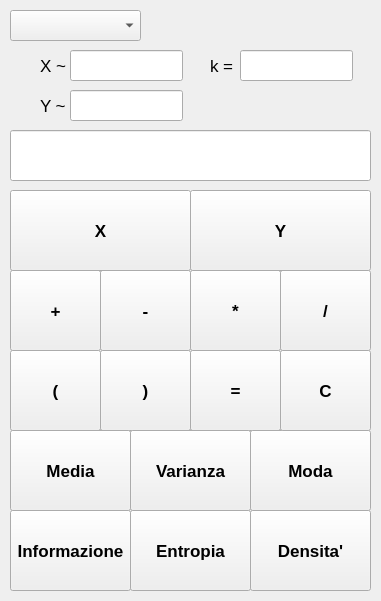
<?xml version="1.0" encoding="UTF-8"?>
<ui version="4.0">
 <class>MainWindow</class>
 <widget class="QMainWindow" name="MainWindow">
  <property name="geometry">
   <rect>
    <x>0</x>
    <y>0</y>
    <width>381</width>
    <height>601</height>
   </rect>
  </property>
  <property name="sizePolicy">
   <sizepolicy hsizetype="Fixed" vsizetype="Fixed">
    <horstretch>0</horstretch>
    <verstretch>0</verstretch>
   </sizepolicy>
  </property>
  <property name="minimumSize">
   <size>
    <width>381</width>
    <height>601</height>
   </size>
  </property>
  <property name="maximumSize">
   <size>
    <width>381</width>
    <height>601</height>
   </size>
  </property>
  <property name="windowTitle">
   <string>Kalc Aleatoria</string>
  </property>
  <property name="styleSheet">
   <string notr="true">MainWindow {background: '#d9d9d9'}</string>
  </property>
  <widget class="QWidget" name="centralWidget">
   <widget class="QComboBox" name="comboBox_tipo">
    <property name="geometry">
     <rect>
      <x>10</x>
      <y>10</y>
      <width>131</width>
      <height>31</height>
     </rect>
    </property>
   </widget>
   <widget class="QLabel" name="label">
    <property name="geometry">
     <rect>
      <x>40</x>
      <y>50</y>
      <width>31</width>
      <height>31</height>
     </rect>
    </property>
    <property name="font">
     <font>
      <pointsize>13</pointsize>
      <italic>false</italic>
     </font>
    </property>
    <property name="text">
     <string>X ~</string>
    </property>
   </widget>
   <widget class="QLabel" name="label_2">
    <property name="geometry">
     <rect>
      <x>40</x>
      <y>90</y>
      <width>31</width>
      <height>31</height>
     </rect>
    </property>
    <property name="font">
     <font>
      <pointsize>13</pointsize>
      <italic>false</italic>
     </font>
    </property>
    <property name="text">
     <string>Y ~</string>
    </property>
   </widget>
   <widget class="QLabel" name="label_3">
    <property name="geometry">
     <rect>
      <x>210</x>
      <y>50</y>
      <width>31</width>
      <height>31</height>
     </rect>
    </property>
    <property name="font">
     <font>
      <pointsize>13</pointsize>
      <italic>false</italic>
     </font>
    </property>
    <property name="text">
     <string>k =</string>
    </property>
   </widget>
   <widget class="QPushButton" name="pushButton_piu">
    <property name="geometry">
     <rect>
      <x>10</x>
      <y>270</y>
      <width>91</width>
      <height>81</height>
     </rect>
    </property>
    <property name="font">
     <font>
      <pointsize>13</pointsize>
      <weight>75</weight>
      <italic>false</italic>
      <bold>true</bold>
     </font>
    </property>
    <property name="styleSheet">
     <string notr="true"/>
    </property>
    <property name="text">
     <string>+</string>
    </property>
   </widget>
   <widget class="QPushButton" name="pushButton_meno">
    <property name="geometry">
     <rect>
      <x>100</x>
      <y>270</y>
      <width>91</width>
      <height>81</height>
     </rect>
    </property>
    <property name="font">
     <font>
      <pointsize>13</pointsize>
      <weight>75</weight>
      <italic>false</italic>
      <bold>true</bold>
     </font>
    </property>
    <property name="text">
     <string>-</string>
    </property>
   </widget>
   <widget class="QPushButton" name="pushButton_per">
    <property name="geometry">
     <rect>
      <x>190</x>
      <y>270</y>
      <width>91</width>
      <height>81</height>
     </rect>
    </property>
    <property name="font">
     <font>
      <pointsize>13</pointsize>
      <weight>75</weight>
      <italic>false</italic>
      <bold>true</bold>
     </font>
    </property>
    <property name="text">
     <string>*</string>
    </property>
   </widget>
   <widget class="QPushButton" name="pushButton_diviso">
    <property name="geometry">
     <rect>
      <x>280</x>
      <y>270</y>
      <width>91</width>
      <height>81</height>
     </rect>
    </property>
    <property name="font">
     <font>
      <pointsize>13</pointsize>
      <weight>75</weight>
      <italic>false</italic>
      <bold>true</bold>
     </font>
    </property>
    <property name="text">
     <string>/</string>
    </property>
   </widget>
   <widget class="QPushButton" name="pushButton_chiusa">
    <property name="geometry">
     <rect>
      <x>100</x>
      <y>350</y>
      <width>91</width>
      <height>81</height>
     </rect>
    </property>
    <property name="font">
     <font>
      <pointsize>13</pointsize>
      <weight>75</weight>
      <italic>false</italic>
      <bold>true</bold>
     </font>
    </property>
    <property name="text">
     <string>)</string>
    </property>
   </widget>
   <widget class="QPushButton" name="pushButton_aperta">
    <property name="geometry">
     <rect>
      <x>10</x>
      <y>350</y>
      <width>91</width>
      <height>81</height>
     </rect>
    </property>
    <property name="font">
     <font>
      <pointsize>13</pointsize>
      <weight>75</weight>
      <italic>false</italic>
      <bold>true</bold>
     </font>
    </property>
    <property name="text">
     <string>(</string>
    </property>
   </widget>
   <widget class="QPushButton" name="pushButton_uguale">
    <property name="geometry">
     <rect>
      <x>190</x>
      <y>350</y>
      <width>91</width>
      <height>81</height>
     </rect>
    </property>
    <property name="font">
     <font>
      <pointsize>13</pointsize>
      <weight>75</weight>
      <italic>false</italic>
      <bold>true</bold>
     </font>
    </property>
    <property name="text">
     <string>=</string>
    </property>
   </widget>
   <widget class="QPushButton" name="pushButton_va">
    <property name="geometry">
     <rect>
      <x>130</x>
      <y>430</y>
      <width>121</width>
      <height>81</height>
     </rect>
    </property>
    <property name="font">
     <font>
      <pointsize>13</pointsize>
      <weight>75</weight>
      <italic>false</italic>
      <bold>true</bold>
     </font>
    </property>
    <property name="text">
     <string>Varianza</string>
    </property>
   </widget>
   <widget class="QPushButton" name="pushButton_me">
    <property name="geometry">
     <rect>
      <x>10</x>
      <y>430</y>
      <width>121</width>
      <height>81</height>
     </rect>
    </property>
    <property name="font">
     <font>
      <pointsize>13</pointsize>
      <weight>75</weight>
      <italic>false</italic>
      <bold>true</bold>
     </font>
    </property>
    <property name="text">
     <string>Media</string>
    </property>
   </widget>
   <widget class="QPushButton" name="pushButton_mo">
    <property name="geometry">
     <rect>
      <x>250</x>
      <y>430</y>
      <width>121</width>
      <height>81</height>
     </rect>
    </property>
    <property name="font">
     <font>
      <pointsize>13</pointsize>
      <weight>75</weight>
      <italic>false</italic>
      <bold>true</bold>
     </font>
    </property>
    <property name="text">
     <string>Moda</string>
    </property>
   </widget>
   <widget class="QPushButton" name="pushButton_in">
    <property name="geometry">
     <rect>
      <x>10</x>
      <y>510</y>
      <width>121</width>
      <height>81</height>
     </rect>
    </property>
    <property name="font">
     <font>
      <pointsize>13</pointsize>
      <weight>75</weight>
      <italic>false</italic>
      <bold>true</bold>
     </font>
    </property>
    <property name="text">
     <string>Informazione</string>
    </property>
   </widget>
   <widget class="QPushButton" name="pushButton_en">
    <property name="geometry">
     <rect>
      <x>130</x>
      <y>510</y>
      <width>121</width>
      <height>81</height>
     </rect>
    </property>
    <property name="font">
     <font>
      <pointsize>13</pointsize>
      <weight>75</weight>
      <italic>false</italic>
      <bold>true</bold>
     </font>
    </property>
    <property name="text">
     <string>Entropia</string>
    </property>
   </widget>
   <widget class="QPushButton" name="pushButton_de">
    <property name="geometry">
     <rect>
      <x>250</x>
      <y>510</y>
      <width>121</width>
      <height>81</height>
     </rect>
    </property>
    <property name="font">
     <font>
      <pointsize>13</pointsize>
      <weight>75</weight>
      <italic>false</italic>
      <bold>true</bold>
     </font>
    </property>
    <property name="text">
     <string>Densita'</string>
    </property>
   </widget>
   <widget class="QLineEdit" name="lineEdit_input">
    <property name="geometry">
     <rect>
      <x>10</x>
      <y>130</y>
      <width>361</width>
      <height>51</height>
     </rect>
    </property>
    <property name="font">
     <font>
      <pointsize>18</pointsize>
      <italic>true</italic>
     </font>
    </property>
    <property name="alignment">
     <set>Qt::AlignRight|Qt::AlignTrailing|Qt::AlignVCenter</set>
    </property>
   </widget>
   <widget class="QLineEdit" name="lineEdit_x">
    <property name="geometry">
     <rect>
      <x>70</x>
      <y>50</y>
      <width>113</width>
      <height>31</height>
     </rect>
    </property>
   </widget>
   <widget class="QLineEdit" name="lineEdit_y">
    <property name="geometry">
     <rect>
      <x>70</x>
      <y>90</y>
      <width>113</width>
      <height>31</height>
     </rect>
    </property>
   </widget>
   <widget class="QLineEdit" name="lineEdit_k">
    <property name="geometry">
     <rect>
      <x>240</x>
      <y>50</y>
      <width>113</width>
      <height>31</height>
     </rect>
    </property>
   </widget>
   <widget class="QPushButton" name="pushButton_c">
    <property name="geometry">
     <rect>
      <x>280</x>
      <y>350</y>
      <width>91</width>
      <height>81</height>
     </rect>
    </property>
    <property name="font">
     <font>
      <pointsize>13</pointsize>
      <weight>75</weight>
      <italic>false</italic>
      <bold>true</bold>
     </font>
    </property>
    <property name="text">
     <string>C</string>
    </property>
   </widget>
   <widget class="QPushButton" name="pushButton_X">
    <property name="geometry">
     <rect>
      <x>10</x>
      <y>190</y>
      <width>181</width>
      <height>81</height>
     </rect>
    </property>
    <property name="font">
     <font>
      <pointsize>13</pointsize>
      <weight>75</weight>
      <italic>false</italic>
      <bold>true</bold>
     </font>
    </property>
    <property name="styleSheet">
     <string notr="true"/>
    </property>
    <property name="text">
     <string>X</string>
    </property>
   </widget>
   <widget class="QPushButton" name="pushButton_Y">
    <property name="geometry">
     <rect>
      <x>190</x>
      <y>190</y>
      <width>181</width>
      <height>81</height>
     </rect>
    </property>
    <property name="font">
     <font>
      <pointsize>13</pointsize>
      <weight>75</weight>
      <italic>false</italic>
      <bold>true</bold>
     </font>
    </property>
    <property name="styleSheet">
     <string notr="true"/>
    </property>
    <property name="text">
     <string>Y</string>
    </property>
   </widget>
  </widget>
 </widget>
 <layoutdefault spacing="6" margin="11"/>
 <resources/>
 <connections/>
</ui>
